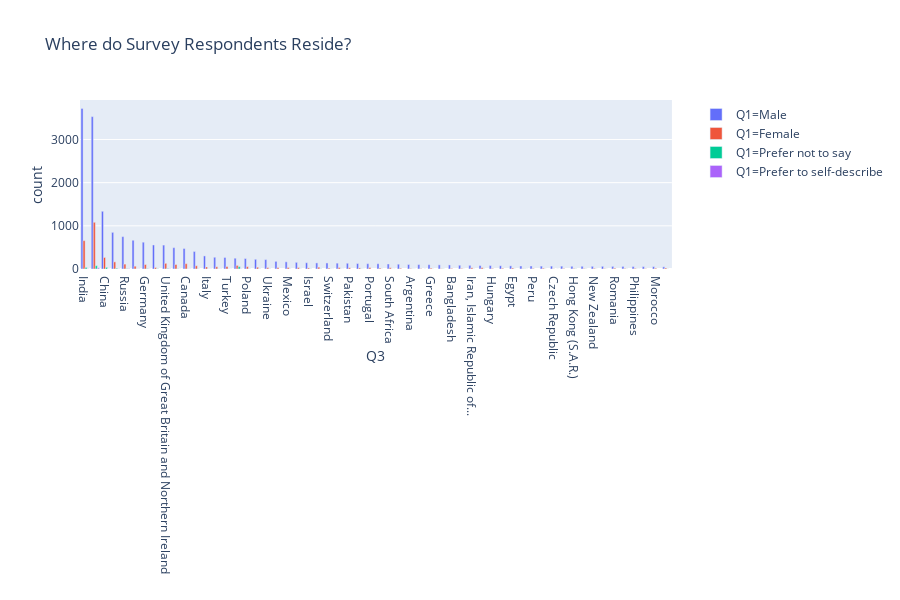

Notebook cell for this chart:
### Code cell
fig = px.bar(df_test, x = 'Q3', y = 'count', color = 'Q1', barmode = 'group', title= 'Where do Survey Respondents Reside?')
fig.show()

### Figure 1 — Plotly figure (JSON) as saved in the notebook; plotly's stock layout.template omitted (floating-point values rounded to 4 significant figures)
{"data": [{"alignmentgroup": "True", "hoverlabel": {"namelength": 0}, "hovertemplate": "Q1=Male<br>Q3=%{x}<br>count=%{y}", "legendgroup": "Q1=Male", "marker": {"color": "#636efa"}, "name": "Q1=Male", "offsetgroup": "Q1=Male", "orientation": "v", "showlegend": true, "textposition": "auto", "type": "bar", "x": ["India", "United States of America", "China", "Other", "Russia", "Brazil", "Germany", "Japan", "United Kingdom of Great Britain and Northern Ireland", "France", "Canada", "Spain", "Italy", "Australia", "Turkey", "I do not wish to disclose my location", "Poland", "Netherlands", "Ukraine", "Nigeria", "Mexico", "South Korea", "Israel", "Singapore", "Switzerland", "Indonesia", "Pakistan", "Sweden", "Portugal", "Viet Nam", "South Africa", "Colombia", "Argentina", "Belgium", "Greece", "Denmark", "Bangladesh", "Ireland", "Iran, Islamic Republic of...", "Malaysia", "Hungary", "Belarus", "Egypt", "Finland", "Peru", "Kenya", "Czech Republic", "Chile", "Hong Kong (S.A.R.)", "Norway", "New Zealand", "Republic of Korea", "Romania", "Thailand", "Philippines", "Austria", "Morocco", "Tunisia"], "xaxis": "x", "y": [3719, 3530, 1337, 849, 750, 666, 621, 557, 554, 494, 475, 406, 303, 272, 267, 250, 243, 225, 218, 177, 166, 154, 145, 141, 140, 135, 133, 126, 123, 122, 116, 111, 104, 102, 100, 96, 94, 87, 85, 81, 81, 75, 73, 70, 70, 67, 67, 66, 63, 63, 62, 62, 61, 60, 57, 55, 54, 50], "yaxis": "y"}, {"alignmentgroup": "True", "hoverlabel": {"namelength": 0}, "hovertemplate": "Q1=Female<br>Q3=%{x}<br>count=%{y}", "legendgroup": "Q1=Female", "marker": {"color": "#EF553B"}, "name": "Q1=Female", "offsetgroup": "Q1=Female", "orientation": "v", "showlegend": true, "textposition": "auto", "type": "bar", "x": ["United States of America", "India", "China", "Other", "United Kingdom of Great Britain and Northern Ireland", "Canada", "Russia", "France", "Germany", "I do not wish to disclose my location", "Spain", "Brazil", "Turkey", "Poland", "Australia", "Italy", "Singapore", "Netherlands", "Mexico", "Japan", "Indonesia", "Portugal", "South Korea", "Nigeria", "Ukraine", "Malaysia", "South Africa", "Pakistan", "Iran, Islamic Republic of...", "Israel", "Sweden", "Tunisia", "Egypt", "Viet Nam", "Switzerland", "Greece", "Romania", "Morocco", "Kenya", "Colombia", "Belarus", "Philippines", "New Zealand", "Ireland", "Bangladesh", "Thailand", "Argentina", "Hungary", "Peru", "Hong Kong (S.A.R.)", "Chile", "Norway", "Belgium", "Republic of Korea", "Denmark", "Austria", "Finland", "Czech Republic"], "xaxis": "x", "y": [1082, 657, 267, 165, 131, 123, 113, 104, 103, 83, 75, 65, 56, 54, 51, 47, 41, 41, 34, 34, 33, 32, 32, 31, 31, 30, 29, 28, 27, 25, 25, 23, 22, 21, 21, 20, 18, 17, 17, 17, 16, 14, 14, 13, 13, 12, 12, 12, 11, 10, 10, 9, 8, 8, 7, 7, 5, 4], "yaxis": "y"}, {"alignmentgroup": "True", "hoverlabel": {"namelength": 0}, "hovertemplate": "Q1=Prefer not to say<br>Q3=%{x}<br>count=%{y}", "legendgroup": "Q1=Prefer not to say", "marker": {"color": "#00cc96"}, "name": "Q1=Prefer not to say", "offsetgroup": "Q1=Prefer not to say", "orientation": "v", "showlegend": true, "textposition": "auto", "type": "bar", "x": ["United States of America", "I do not wish to disclose my location", "China", "India", "Other", "United Kingdom of Great Britain and Northern Ireland", "Russia", "Germany", "Japan", "France", "Poland", "Singapore", "Spain", "Australia", "Netherlands", "Denmark", "Finland", "Turkey", "Sweden", "Hong Kong (S.A.R.)", "Canada", "Ukraine", "Israel", "Italy", "Brazil", "Switzerland", "Argentina", "Norway", "South Korea", "Mexico", "Malaysia", "Indonesia", "Republic of Korea", "New Zealand", "Kenya", "Philippines", "Ireland", "Iran, Islamic Republic of...", "Egypt", "Greece", "South Africa", "Tunisia", "Thailand", "Viet Nam"], "xaxis": "x", "y": [77, 56, 38, 37, 18, 12, 8, 8, 6, 5, 4, 4, 4, 4, 4, 3, 3, 3, 3, 3, 3, 3, 3, 3, 2, 2, 2, 2, 2, 2, 2, 2, 1, 1, 1, 1, 1, 1, 1, 1, 1, 1, 1, 1], "yaxis": "y"}, {"alignmentgroup": "True", "hoverlabel": {"namelength": 0}, "hovertemplate": "Q1=Prefer to self-describe<br>Q3=%{x}<br>count=%{y}", "legendgroup": "Q1=Prefer to self-describe", "marker": {"color": "#ab63fa"}, "name": "Q1=Prefer to self-describe", "offsetgroup": "Q1=Prefer to self-describe", "orientation": "v", "showlegend": true, "textposition": "auto", "type": "bar", "x": ["United States of America", "Russia", "United Kingdom of Great Britain and Northern Ireland", "I do not wish to disclose my location", "India", "Other", "Canada", "Brazil", "Australia", "China", "Germany", "Italy", "Sweden", "Argentina", "Philippines", "Belgium", "Indonesia", "Turkey", "South Africa", "Czech Republic", "France", "Switzerland", "Finland"], "xaxis": "x", "y": [27, 8, 5, 5, 4, 4, 3, 3, 3, 2, 2, 2, 1, 1, 1, 1, 1, 1, 1, 1, 1, 1, 1], "yaxis": "y"}], "layout": {"barmode": "group", "height": 600, "legend": {"tracegroupgap": 0}, "title": {"text": "Where do Survey Respondents Reside?"}, "xaxis": {"anchor": "y", "domain": [0, 0.98], "title": {"text": "Q3"}}, "yaxis": {"anchor": "x", "domain": [0, 1], "title": {"text": "count"}}}}
